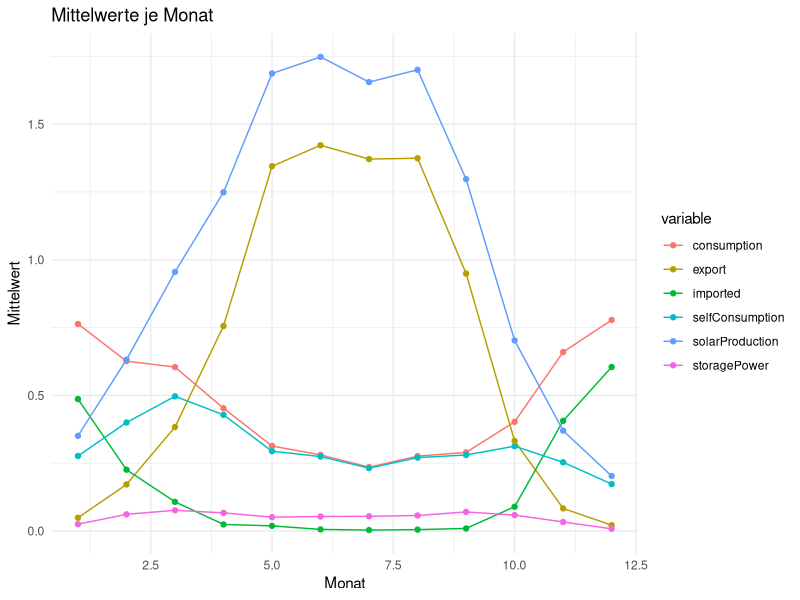

Write the R code that produced this figure.
library(dplyr)
library(tidyr)
library(ggplot2)

csv <- read.csv("imputed_data_0.csv", sep=";", na.strings = "NaN")
csv$summer <- csv$dateMonth >= 5 & csv$dateMonth <= 8
csv$winter <- csv$dateMonth >= 11 | csv$dateMonth <= 2

summary(csv)
summary(csv[csv$summer,])
summary(csv[csv$winter,])

# Alle numerischen Spalten aggregiert nach dateMonth
df_means <- csv %>%
  group_by(dateMonth) %>%
  summarise(across(where(is.numeric), mean, na.rm = TRUE)) %>%
  pivot_longer(
    cols = -dateMonth,
    names_to = "variable",
    values_to = "mean_value"
  ) %>%
  filter(variable != "dateMs") %>%
  filter(variable != "storageEnergyLevel")

# Plotten
ggplot(df_means, aes(x = dateMonth, y = mean_value, color = variable, group = variable)) +
  geom_line() +
  geom_point() +
  theme_minimal() +
  labs(title = "Mittelwerte je Monat",
       x = "Monat",
       y = "Mittelwert")